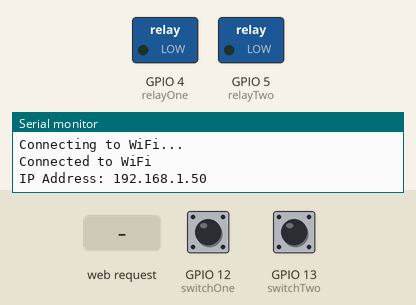
Bench run of a sketch on a simulated ESP32. Shown: switched loads named in the sketch (green lamp = pin HIGH), the last lines printed to the serial monitor. The inputs (shaded band) are chosen by the test bench; at power-on: GPIO 13 (switchTwo) HIGH, GPIO 12 (switchOne) HIGH. WiFi joins after 1.5 s; servers stay silent unless stated.

Above: at 3.2 s.
3.3 s: HTTP request GET /on1 received
At 4.3 s:
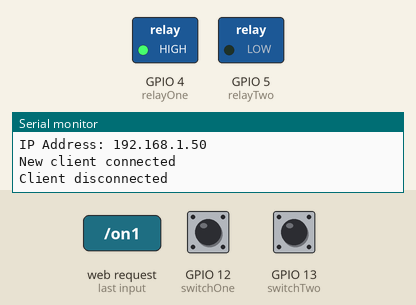
4.8 s: GPIO 13 (switchTwo) pulled LOW for 0.15 s
At 5.3 s:
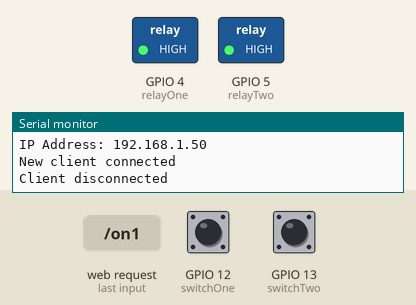
6.4 s: GPIO 12 (switchOne) pulled LOW for 0.15 s
At 7.6 s:
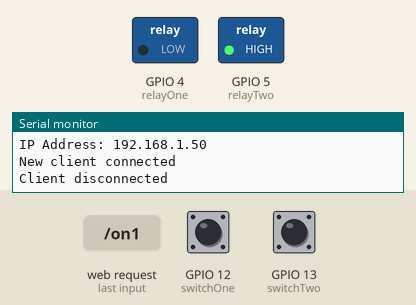
8.0 s: GPIO 12 (switchOne) pulled LOW for 1 s
At 8.9 s:
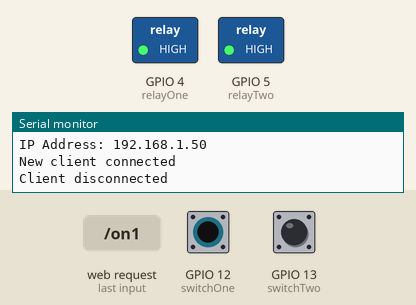
10.5 s: GPIO 12 (switchOne) pulled LOW for 3.2 s
At 10.8 s:
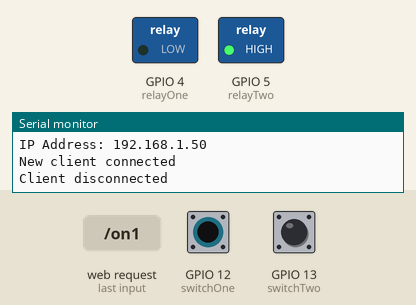
Timing chart, 0 to 13.5 s (numbered marks = the images above; inputs shaded):
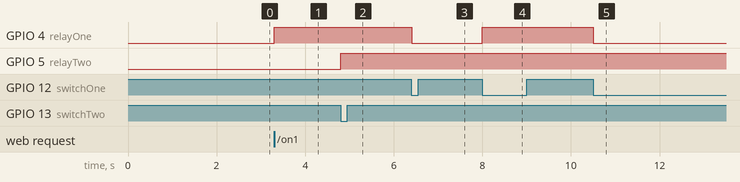

The sketch:

home_automation.ino
```cpp
#include <WiFi.h>

const char* ssid = "TP-Link_6F4A";     // Replace with your network SSID
const char* password = "#@#@#@#@#@";   // Replace with your network password

IPAddress localIP(192, 168, 0, 102);   // Set the desired IP address
IPAddress gateway(192, 168, 0, 1);     // Set your gateway IP address
IPAddress subnet(255, 255, 255, 0);    // Set your subnet mask

WiFiServer server(80);

const int relayOne = 4;   // The GPIO pin connected to the first relay for web control
const int relayTwo = 5;   // The GPIO pin connected to the second relay for web control
const int switchOne = 12;   // The GPIO pin connected to the first relay for physical switch control
const int switchTwo = 13;   // The GPIO pin connected to the second relay for physical switch control

unsigned long lastDebounceTimeOne = 0;  // Last time the switch one was toggled
unsigned long lastDebounceTimeTwo = 0;  // Last time the switch one was toggled
const unsigned long debounceDelay = 50; // Debounce time in milliseconds
const unsigned long debounceDelayTwo = 50; // Debounce time in milliseconds

void setup() {
  Serial.begin(115200);
  pinMode(relayOne, OUTPUT);
  pinMode(relayTwo, OUTPUT);
  pinMode(switchOne, INPUT_PULLUP);  // Set the physical switches as inputs with internal pull-up resistors
  pinMode(switchTwo, INPUT_PULLUP);

  // Connect to Wi-Fi
  WiFi.begin(ssid, password);
  while (WiFi.status() != WL_CONNECTED) {
    delay(1000);
    Serial.println("Connecting to WiFi...");
  }
  Serial.println("Connected to WiFi");

  // Set the ESP32's IP address, gateway, and subnet
  WiFi.config(localIP, gateway, subnet);

  // Print the assigned IP address to the Serial Monitor
  Serial.print("IP Address: ");
  Serial.println(WiFi.localIP());

  // Start the server
  server.begin();
}

void loop() {
   static unsigned long lastDebounceTimeOne = 0;  // Last time the switch one was toggled
   static unsigned long lastDebounceTimeTwo = 0;  // Last time the switch one was toggled
  static const unsigned long debounceDelay = 50; // Debounce time in milliseconds
  static const unsigned long debounceDelayTwo = 50; // Debounce time in milliseconds
  static int switchOneState = HIGH;              // Current state of switch one
  static int lastSwitchOneState = HIGH;
  static int switchTwoState = HIGH;              // Current state of switch Two
  static int lastSwitchTwoState = HIGH;
  // Check if a client has connected
  WiFiClient client = server.available();
  if (client) {
    Serial.println("New client connected");
    String currentLine = "";
    // Loop while the client is connected
    while (client.connected()) {
      if (client.available()) {
        // Read the request from the client
        char c = client.read();
        if (c == '\n') {
          // If the current line is blank, this indicates the end of the client request
          if (currentLine.length() == 0) {
            // Send the HTTP response
            client.println("HTTP/1.1 200 OK");
            client.println("Content-Type: text/html");
            client.println();
            client.println("<!DOCTYPE HTML>");
            client.println("<html>");
            client.println("<head><title>ESP32 Web Server</title></head>");
            client.println("<body>");
            client.println("<h1>Controlling Lights</h1>");
            client.println("<p><a href=\"/on1\">Turn On Relay 1</a></p>");
            client.println("<p><a href=\"/off1\">Turn Off Relay 1</a></p>");
            client.println("<p><a href=\"/on2\">Turn On Relay 2</a></p>");
            client.println("<p><a href=\"/off2\">Turn Off Relay 2</a></p>");
            client.println("</body>");
            client.println("</html>");

            // Update the last request time
            break;
          } else {
            // Process the request
            if (currentLine.indexOf("/on1") != -1) {
              digitalWrite(relayOne, HIGH);  // Turn on the first relay for web control
            } else if (currentLine.indexOf("/off1") != -1) {
              digitalWrite(relayOne, LOW);   // Turn off the first relay for web control
            } else if (currentLine.indexOf("/on2") != -1) {
              digitalWrite(relayTwo, HIGH);  // Turn on the second relay for web control
            } else if (currentLine.indexOf("/off2") != -1) {
              digitalWrite(relayTwo, LOW);   // Turn off the second relay for web control
            }
            currentLine = "";
          }
        } else if (c != '\r') {
          // Append the character to the current line
          currentLine += c;
        }
      }
    }
    // Close the client connection
    client.stop();
    Serial.println("Client disconnected");
  }

  // Read the state of switch one
  int switchOneReading = digitalRead(switchOne);
  int switchTwoReading = digitalRead(switchTwo);

  // Check if the state of switch one has changed and has remained stable for the debounce delay
  if (switchOneReading != lastSwitchOneState && millis() - lastDebounceTimeOne >= debounceDelay) {
    lastDebounceTimeOne = millis(); // Update the debounce time

    // Toggle the relay based on the switch state
    if (switchOneReading == LOW) {
      digitalWrite(relayOne, !digitalRead(relayOne)); // Toggle the first relay for physical switch control
    }

    // Update the last switch state
    lastSwitchOneState = switchOneReading;
  }
  if (switchTwoReading != lastSwitchTwoState && millis() - lastDebounceTimeTwo >= debounceDelayTwo) {
    lastDebounceTimeTwo = millis(); // Update the debounce time

    // Toggle the relay based on the switch state
    if (switchTwoReading == LOW) {
      digitalWrite(relayTwo, !digitalRead(relayTwo)); // Toggle the first relay for physical switch control
    }

    // Update the last switch state
    lastSwitchTwoState = switchTwoReading;
  }
}
```

Measured:
- after the input at 3.3 s, GPIO 4 (relayOne): LOW → HIGH at once
- after the input at 4.8 s, GPIO 5 (relayTwo): LOW → HIGH at once
- after the input at 6.4 s, GPIO 4 (relayOne): HIGH → LOW at once
- after the input at 8.0 s, GPIO 4 (relayOne): LOW → HIGH at once
- after the input at 10.5 s, GPIO 4 (relayOne): HIGH → LOW at once
